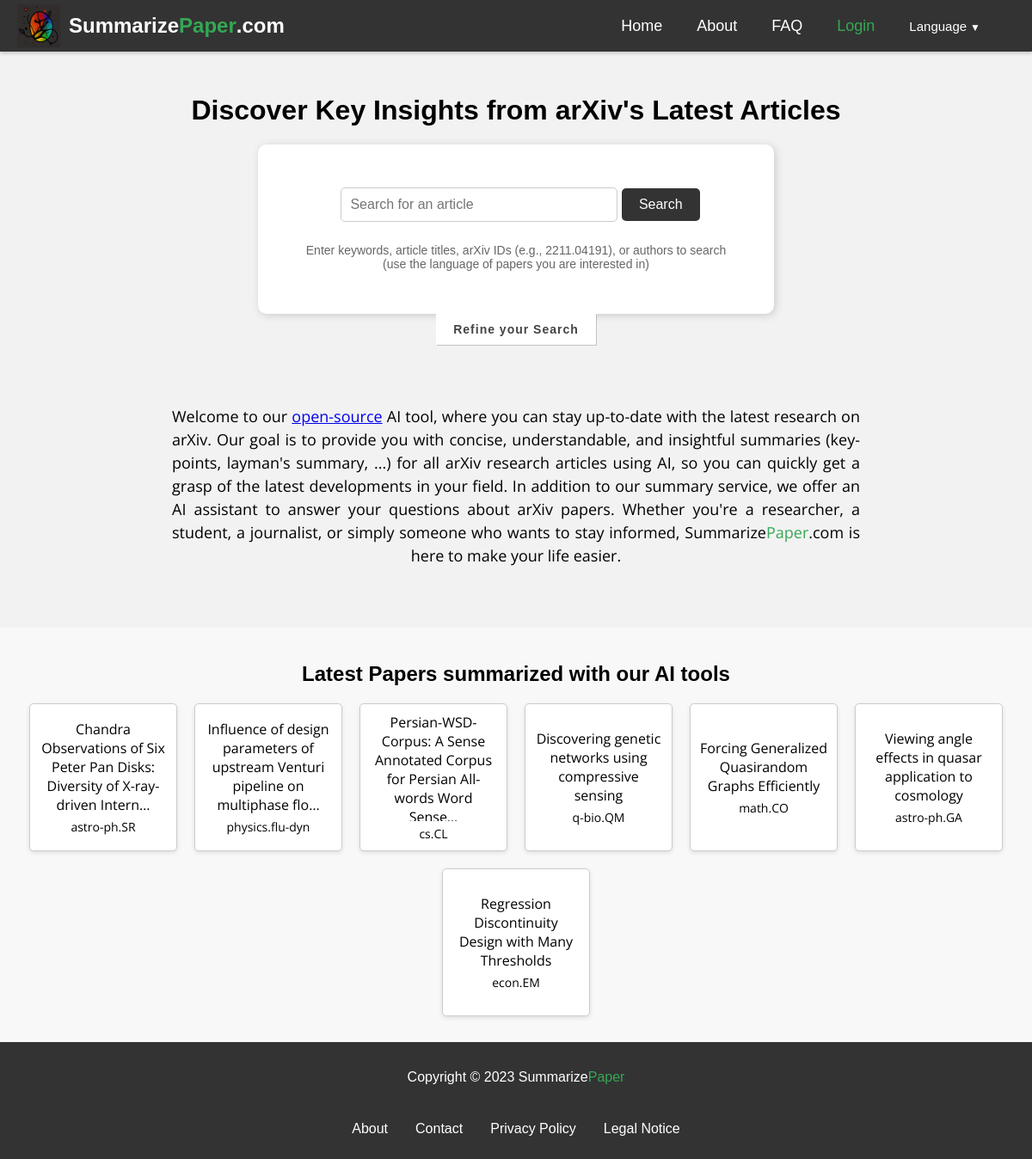
The page / on the database its author committed.
### summarizer/models.py (models this page shows, shortened)
class SummaryPaper(models.Model):
    id = models.AutoField(primary_key=True)
    paper = models.ForeignKey(ArxivPaper, on_delete=models.CASCADE)
    summary = models.TextField(blank=True, null=True)
    notes = models.TextField(blank=True, null=True)
    lay_summary = models.TextField(blank=True, null=True)
    blog = models.TextField(blank=True, null=True)
    keywords = models.TextField(blank=True, null=True)
    created = models.DateTimeField(auto_now_add=True)
    updated = models.DateTimeField(auto_now=True)
    lang = models.CharField(max_length=10,default='en')
    def __str__(self):
        return self.paper.arxiv_id+' ('+self.lang+') '+self.paper.title

class ArxivPaper(models.Model):
    id = models.AutoField(primary_key=True)
    arxiv_id = models.CharField(max_length=20, unique=True)
    created = models.DateTimeField(auto_now_add=True)
    updated = models.DateTimeField(auto_now=True)
    title = models.CharField(max_length=400, blank=True, null=True)
    abstract = models.TextField(blank=True, null=True)
    authors = models.ManyToManyField(Author, blank=True, through='PaperAuthor')
    link_doi = models.URLField(blank=True, null=True)
    link_homepage = models.URLField(blank=True, null=True)
    published_arxiv = models.DateField(blank=True, null=True)
    journal_ref = models.CharField(max_length=200, blank=True, null=True)
    comments = models.TextField(blank=True, null=True)
    license = models.CharField(max_length=400, blank=True, null=True)
    category = models.CharField(max_length=50, blank=True, null=True)
    updated_arxiv = models.DateField(blank=True, null=True)
    closest_papers = models.ManyToManyField('self', through='PaperScore', symmetrical=False, related_name='closest_to')

### summarizer/views.py (the view, shortened to what this page needs)
# urls.py: path('', views.summarize, name='summarize'),
def summarize(request):
    stuff_for_frontend = {}
    lang = get_language()
    activated = request.GET.get('activated', False)
    latestpapers=SummaryPaper.objects.filter(lang=lang).exclude(summary__exact='', notes__exact='', lay_summary__exact='', blog__exact='', keywords__exact='', summary__isnull=False, notes__isnull=False, lay_summary__isnull=False, blog__isnull=False, keywords__isnull=False).order_by('-updated')[:7]
    print('latestpapers',latestpapers)
    stuff_for_frontend.update({
        'activated':activated,
        'latestpapers':latestpapers
    })
    return render(request, 'summarizer/home.html', stuff_for_frontend)

### templates/summarizer/home.html (shortened to what this page needs)
{% extends 'base.html' %}
{% load static %}
{% load i18n %}
{% get_current_language as LANGUAGE_CODE %}
{% block content %}
<h1>{% trans "Discover Key Insights from arXiv's Latest Articles" %}</h1>
  <form method="post">
    <input type="text" id="arxiv-id" name="arxiv_id" placeholder="{% trans 'Search for an article' %}">
    <button type="submit" id="submit-button"><span id="sub-text">{% trans 'Search' %}</span><div class="loading"><img src="{% static "summarizer/images/snake.gif" %}" alt="{% trans 'Loading...' %}"></div></button>
    <div class="search-helper">{% trans 'Enter keywords, article titles, arXiv IDs (e.g., 2211.04191), or authors to search (use the language of papers you are interested in)' %}</div>
  </form>
  <button id="toggle-syntax" class="toggle-button">{% trans 'Refine your Search' %}</button>
  <p class="welcome"></p>
  <section class="latest-papers">
    <h2>{% trans 'Latest Papers summarized with our AI tools' %}</h2>
    <div class="paper-list">
      {% for paper in latestpapers %}
        <div class="paper">
          <a href="/{{ paper.lang }}/arxiv-id/{{ paper.paper.arxiv_id }}" title="{{ paper.paper.title }}">{{ paper.paper.title|truncatechars:80 }}</a>
          <div class="category">{{ paper.paper.category }}</div>
      </div>
      {% endfor %}
    </div>
  </section>
{% endblock %}

### templates/base.html (shortened to what this page needs)
{% load static %}
{% load i18n %}
{% load rosetta %}
{% get_current_language as LANGUAGE_CODE %}
<!DOCTYPE html>
<html lang="{{ LANGUAGE_CODE }}">
<head>
  <link rel="stylesheet" href="https://cdnjs.cloudflare.com/ajax/libs/font-awesome/5.15.1/css/all.min.css"
>
</head>
<body>
  <div class="main-content">
  <nav class="navbar">
    <div class="logo-container">
      <img src="{% static 'summarizer/images/logo.png' %}" alt="Summarize Paper logo">
      <a href="/{{LANGUAGE_CODE}}" class="logo"><span>Summarize</span><span>Paper</span>.com</a>
    </div>
    <ul class="nav-links">
      <li><a href="/{{LANGUAGE_CODE}}">{% trans 'Home' %}</a></li>
      <li><a href="/{{LANGUAGE_CODE}}/about">{% trans 'About' %}</a></li>
      <li><a href="/{{LANGUAGE_CODE}}/faq">{% trans 'FAQ' %}</a></li>
      {% if request.user.is_authenticated %}
      <li><a href="/{{LANGUAGE_CODE}}/history">{% trans 'My history' %}</a></li>
      <li style="height: 15px; display: flex; align-items: center;">
        <div style="display: flex; flex-direction: column; align-items: center;height: 100%;">
          <a href="/{{LANGUAGE_CODE}}/logout" style="color:#34a853">{% trans 'Logout' %}</a>
          <span style="margin-left: 5px;"><small>({{ request.user.username }})</small></span>
        </div>
      </li>
      {% else %}
          <li><a href="/{{LANGUAGE_CODE}}/login" style="color:#34a853">{% trans 'Login' %}</a></li>
      {% endif %}
      <li>
        <div class="dropdown">
  <a class="dropdown-toggle" href="#" id="navbarDropdown" role="button" data-toggle="dropdown" aria-haspopup="true" aria-expanded="false">
    <small>{% trans 'Language' %}<span class="dropdown-arrow">&#9660;</span></small>
  </a>
    {% get_current_language as LANGUAGE_CODE %}
    {% get_available_languages as LANGUAGES %}
    {% get_language_info_list for LANGUAGES as languages %}
</div>
    </li>
    </ul>
  </nav>
  {% block content %}
  {% endblock %}
  </div>
  <footer>
    <div class="container">
      <p>Copyright © 2023 Summarize<span style="color:#34a853">Paper</span></p>
      <nav>
        <ul>
          <li><a href="/{{LANGUAGE_CODE}}/about">{% trans 'About' %}</a></li>
          <li><a href="/{{LANGUAGE_CODE}}/contact">{% trans 'Contact' %}</a></li>
          <li><a href="/{{LANGUAGE_CODE}}/privacy">{% trans 'Privacy Policy' %}</a></li>
          <li><a href="/{{LANGUAGE_CODE}}/legal-notice">{% trans 'Legal Notice' %}</a></li>
        </ul>
      </nav>
    </div>
  </footer>
</body>
</html>

### templates/summarizer/home.html (style rules this page uses)
body { background-color: #f2f2f2; }
h1 { font-weight: bold; text-align: center; margin-top: 50px; }
form { width: 500px; margin: 0 auto; text-align: center; padding: 50px; background-color: white; border-radius: 10px; box-shadow: 2px 2px 10px #ccc; }
input[type="text"] { padding: 10px; font-size: 16px; width: 60%; margin-bottom: 20px; border-radius: 5px; border: 1px solid #ccc; }
button[type="submit"] { padding: 10px 20px; background-color: #333; color: white; border-radius: 5px; border: none; cursor: pointer; font-size: 16px; }
.welcome { font-family: 'Open Sans', sans-serif; font-size: 18px; line-height: 1.5; max-width: 800px; text-align: center; margin: 50px auto; padding:20px; text-align: justify; text-align-last: center; }
.search-helper { font-size: 14px; color: #666; margin-top: 5px; }
.toggle-button { display: block; margin: 0 auto; cursor: pointer; font-size: 14px; font-weight: bold; letter-spacing: 1px; color: #444; background-color: #fff; border: none; padding: 10px 20px; border-radius: 0px; box-shadow: 1px 1px 0px rgba(0, 0, 0, 0.2); transition: background-color 0.3s ease; }
.latest-papers { background-color: #f8f8f8; padding: 20px; text-align: center; }
.latest-papers h2 { font-size: 24px; font-weight: bold; margin-bottom: 10px; }
.paper-list { display: flex; flex-wrap: wrap; justify-content: center; }
.paper { background-color: #ffffff; border: 1px solid #cccccc; border-radius: 5px; box-shadow: 0px 2px 5px rgba(0, 0, 0, 0.1); padding: 10px; margin: 10px; width: 120px; height: auto; display: flex; flex-direction: column; justify-content: center; align-items: center; transition: all 0.2s ease-in-out; }
.paper a { font-family: "Open Sans", sans-serif; color: #000000; font-size: 14px; text-decoration: none; text-align: center; overflow: hidden; text-overflow: ellipsis; }
.paper .category { font-size: 14px; margin-top: 5px; text-align: center; font-family: "Open Sans", sans-serif; }
@media (min-width: 768px) { .paper { width: 150px; height: 150px; } }
@media (min-width: 768px) { .paper a { font-size: 16px; } }

### templates/base.html (style rules this page uses)
.navbar { display: flex; justify-content: space-between; align-items: center; height: 60px; padding: 0 20px; background-color: #333; color: #fff; box-shadow: 0px 2px 4px rgba(0,0,0,0.2); }
.logo { font-size: 24px; font-weight: bold; text-decoration: none; color: #fff; display: flex; align-items: center; }
.logo span:nth-of-type(1) { color: white; }
.logo span:nth-of-type(2) { color: #34a853; }
.nav-links { display: flex; list-style: none; margin: 0; padding: 0; }
.nav-links li { margin: 0 20px; }
.nav-links a { font-size: 18px; color: #fff; text-decoration: none; }
footer { background-color: #333; color: #fff; padding: 1em; text-align: center; flex-shrink: 0; }
footer a { color: #fff; text-decoration: none; }
footer nav { display: inline-block; margin-top: 1em; }
footer ul { list-style: none; margin: 0; padding: 0; display: flex; justify-content: center; }
footer li { margin: 10px 1em; }
body { font-family: Arial, sans-serif; margin:0; display: flex; flex-direction: column; min-height: 100vh; }
.main-content { flex: 1; }
.dropdown { position: relative; display: inline-block; margin-right:20px; }
.dropdown-arrow { margin-left: 0.25rem; font-size: 0.75rem; }
.logo-container { display: flex; align-items: center; }
.logo-container img { width: 50px; height: 50px; margin-right: 10px; }

### rows shown on the page
SummaryPaper: paper "Chandra Observations of Six Peter Pan Disks: Diversity of X-ray-driven Intern…", paper.category "astro-ph.SR"
SummaryPaper: paper "Influence of design parameters of upstream Venturi pipeline on multiphase flo…", paper.category "physics.flu-dyn"
SummaryPaper: paper "Persian-WSD-Corpus: A Sense Annotated Corpus for Persian All-words Word…", paper.category "cs.CL"
SummaryPaper: paper "Discovering genetic networks using compressive sensing", paper.category "q-bio.QM"
SummaryPaper: paper "Forcing Generalized Quasirandom Graphs Efficiently", paper.category "math.CO"
SummaryPaper: paper "Viewing angle effects in quasar application to cosmology", paper.category "astro-ph.GA"
SummaryPaper: paper "Regression Discontinuity Design with Many Thresholds", paper.category "econ.EM"
